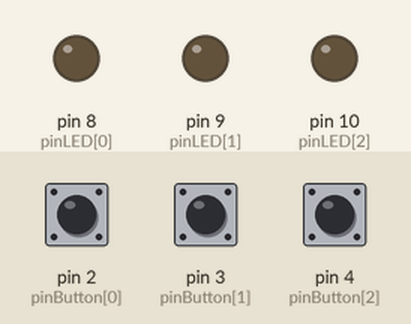
Recording of a sketch running on a simulated Arduino Uno, built with avr-gcc and run on an emulated ATmega328P. Parts: output pins drawn as LEDs (lit = HIGH). The inputs (shaded band) are chosen by the test bench; at power-on: pin 2 (pinButton[0]) LOW, pin 3 (pinButton[1]) LOW, pin 4 (pinButton[2]) LOW.

Above: at 1.2 s.
1.3 s: pin 2 (pinButton[0]) pulled HIGH for 0.15 s
At 2.3 s:
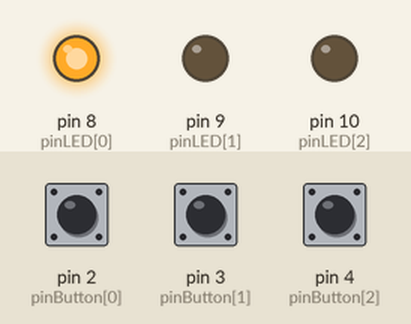
2.9 s: pin 3 (pinButton[1]) pulled HIGH for 0.15 s
At 3.5 s:
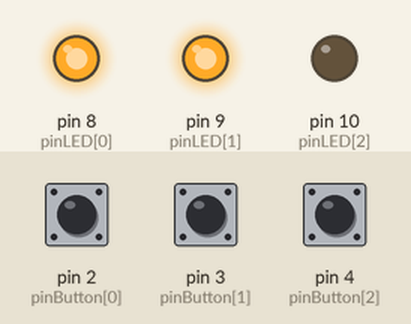
4.5 s: pin 4 (pinButton[2]) pulled HIGH for 0.15 s
At 5.7 s:
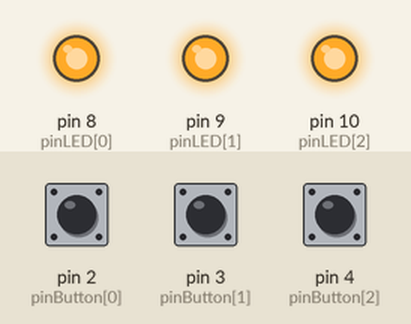
6.1 s: pin 2 (pinButton[0]) pulled HIGH for 1 s
At 7.2 s:
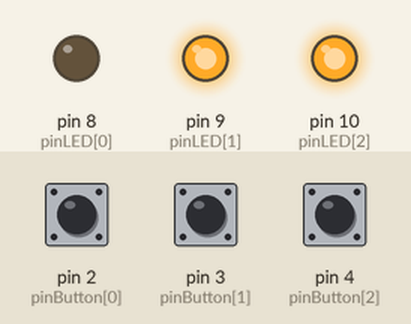
8.6 s: pin 3 (pinButton[1]) pulled HIGH for 1 s
At 9.1 s:
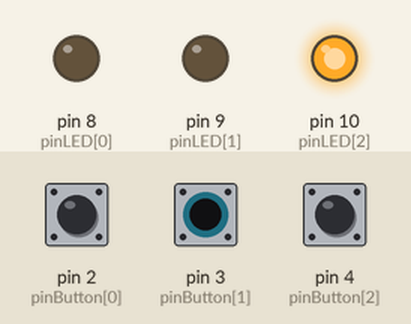
11.1 s: pin 2 (pinButton[0]) pulled HIGH for 0.15 s
At 12.2 s:
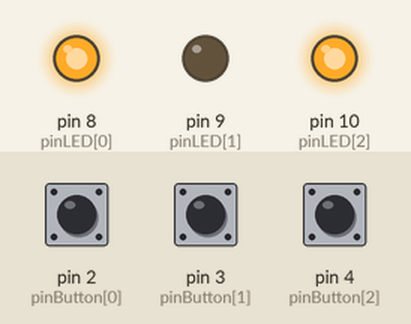
Timing chart, 0 to 13.7 s (numbered marks = the images above; inputs shaded):
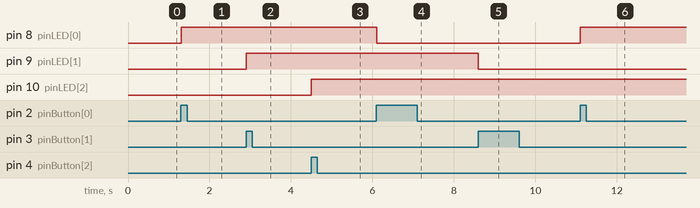

Measured:
- after the input at 1.3 s, pin 8 (pinLED[0]): LOW → HIGH at once
- after the input at 2.9 s, pin 9 (pinLED[1]): LOW → HIGH at once
- after the input at 4.5 s, pin 10 (pinLED[2]): LOW → HIGH at once
- after the input at 6.1 s, pin 8 (pinLED[0]): HIGH → LOW at once
- after the input at 8.6 s, pin 9 (pinLED[1]): HIGH → LOW at once
- after the input at 11.1 s, pin 8 (pinLED[0]): LOW → HIGH at once

The sketch:

HW3_1.ino
```cpp
const int pinLED[3] = {8, 9, 10};
const int pinButton[3] = {2, 3, 4};
boolean lastButton[3] = {LOW, LOW, LOW};
boolean currentButton[3] = {LOW, LOW, LOW};
boolean ledMode[3] = {LOW, LOW, LOW};

void setup() {
  pinMode(pinLED[0], OUTPUT);
  pinMode(pinLED[1], OUTPUT);
  pinMode(pinLED[2], OUTPUT);
  pinMode(pinButton[0], INPUT);
  pinMode(pinButton[1], INPUT);
  pinMode(pinButton[2], INPUT);
}

boolean debounce(boolean last, int pin) {
  boolean current = digitalRead(pin);
  if (current != last) {
    delay(5);
    current = digitalRead(pin);
  }
  return current;
}
void loop() {
  for (int i = 0; i < 3; i++) {
    currentButton[i] = debounce(lastButton[i], pinButton[i]);
  }
  for (int i = 0; i < 3; i++) {
    if (currentButton[i] == HIGH && lastButton[i] == LOW) {
      ledMode[i] = !ledMode[i];
    }
    lastButton[i] = currentButton[i];
    setMode(ledMode);
  }
}
void setMode(boolean A[]) {
  digitalWrite(pinLED[0],A[0]);
  digitalWrite(pinLED[1],A[1]);
  digitalWrite(pinLED[2],A[2]);
}
```
